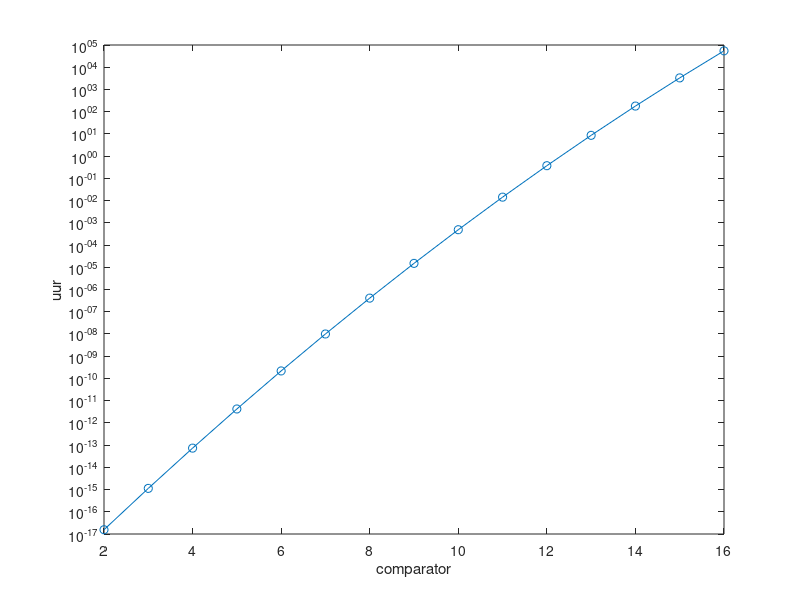
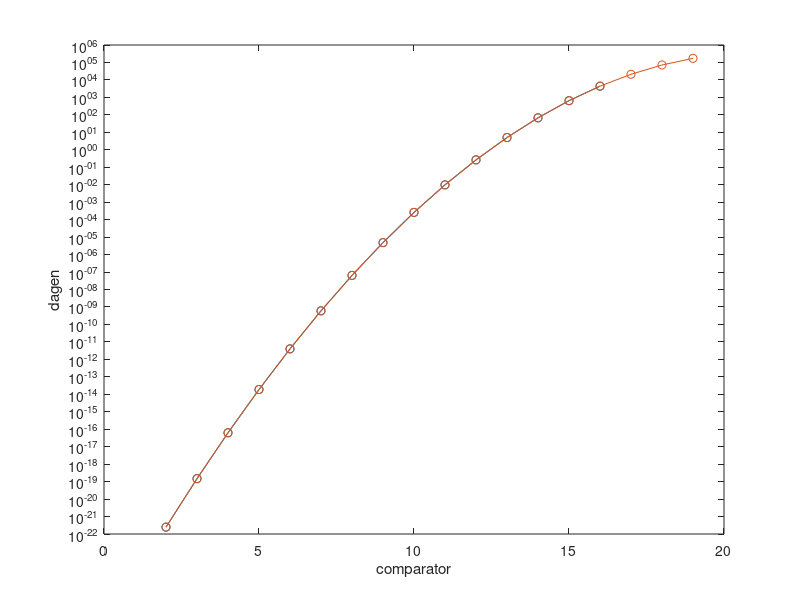

Write MATLAB code to recreate these figures, in order.
clc
clear all

% waarden

% hours
       %a2 =   1.395e+19; %  (-2.219e+19, 5.009e+19)
       %b2 =       40.15; %(38.39, 41.9)
       %c2 =       4.331; % (4.193, 4.469)
a1 =   1.395e+19;
b1 =       40.15;
c1 =       4.193;

%a1 =   1.395e+19;
%b1 =       40.15;
%c1 =       4.203;

x_b10 = (2:16);
f = @(x) a1*exp(-((x-b1)/c1).^2);

plot(x_b10,f(x_b10), 'o-')
set(gca,'YScale','log')
ylabel('uur')
xlabel('comparator')

%%
x_b10_2 = (2:16);

% days 10
a2 =   3.559e+05;  %(-2.165e+06, 2.878e+06)
b2 =       21.05;  %(16.24, 25.86)
c2 =       2.409;  %(1.731, 3.087)

%a2 =        7744  %(-3.848e+04, 5.397e+04)
%b2 =       18.44  %(14.36, 22.52)
%c2 =       2.008  %(1.319, 2.697)

f2 = @(x) a2*exp(-((x-b2)/c2).^2);

figure
plot(x_b10_2,f2(x_b10_2), 'o-')
set(gca,'YScale','log')
ylabel('dagen')
xlabel('comparator')
hold on

       a2 =      0.0532%  (0.05281, 0.05358)
       b2 =       13.91%  (13.9, 13.92)
       c2 =       1.509%  (1.497, 1.522)
     
plot((2:19), f2((2:19)), 'o-');